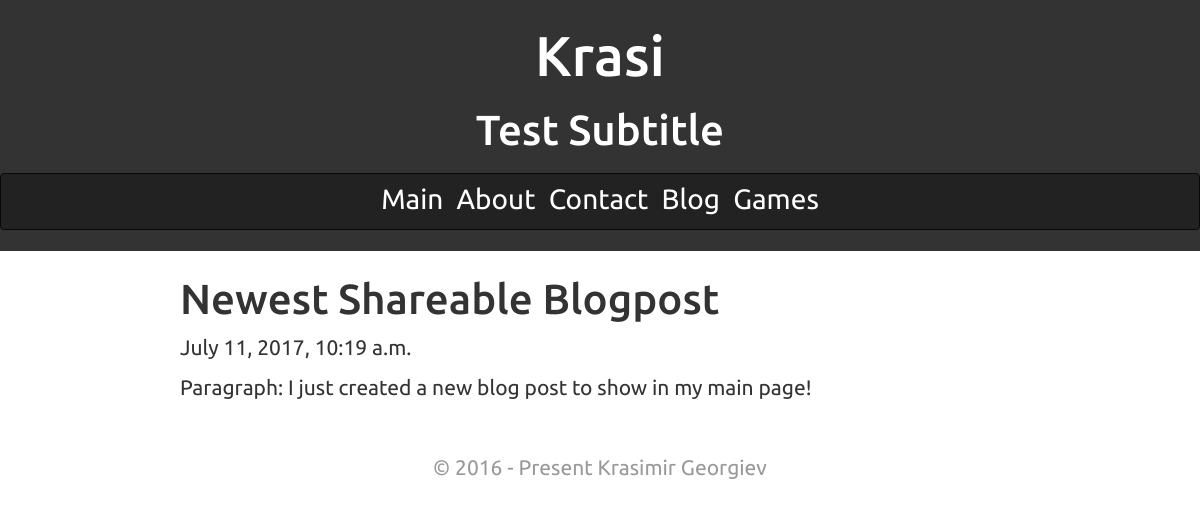
The page / on the database its author committed.
### blog/models.py (models this page shows, shortened)
class Blog(models.Model):
	title = models.CharField(max_length = 255)
	created_at = models.DateTimeField(auto_now_add = True)
	writer = models.CharField(max_length = 255)
	shareable = models.BooleanField(default = False)
	categories = models.ManyToManyField("Category")
	class Meta():
		ordering = ['-created_at', ]

class Paragraph(models.Model):
	text = models.TextField()
	blog = models.ForeignKey(Blog)
	order = models.IntegerField(default = 0)

### aboutWebsite/views.py (the view)
# urls.py: url(r'^$', views.index, name = "index"),
def index(request):
	blog = Blog.objects.filter(shareable=True).order_by("-id")
	blog = get_object_or_404(blog)
	images = blog.image_set.all()
	paragraphs = blog.paragraph_set.all()
	blog_parts_list = list(images) + list(paragraphs)
	blog_parts_list.sort(key=lambda x: x.order)
	return render(request, 'blog/blog_detail.html',
		{'blog': blog, 'blog_parts_list': blog_parts_list})

### blog/templatetags/app_filters.py (called while the page is built)
@register.filter
def isinst(obj, object_type):
	isinstbool = object_type in str(type(obj))
	return isinstbool

### blog/templates/blog/blog_detail.html
{% extends 'blog/layout.html' %}
{% load static %}
{% load app_filters %}
{% block content %}
	<h3 id = "title">{{ blog.title }}</h3>
	<p id = "date">{{ blog.created_at }}</p>
	{% for part in blog_parts_list %}
		{% if part|isinst:"Paragraph" %}
			<p>Paragraph: {{ part.text }}</p>
		{% elif part|isinst:"Image" %}
			<div class = "image_box thumbnail">
				<img src = "{% static part.path %}">
				<p>Img loc: {{ part.src }}</p>
			</div>
		{% else %}
			<p>Unknown Type: {{ part }}</p>
			<p>If intended, add to the elif statement in blog_detail.html</p>
		{% endif %}
	{% endfor %}
{% endblock %}

### assets/css/main.css (style rules this page uses)
body { font-family: 'Ubuntu', sans-serif; }
* { padding-left: 0; }
p { font-size: 1.5em; }
#title { font-size: 3em; }

### rows shown on the page
Blog: title "Newest Shareable Blogpost", created_at "July 11, 2017, 10:19 a.m."
Paragraph: text "I just created a new blog post to show in my main page!"
